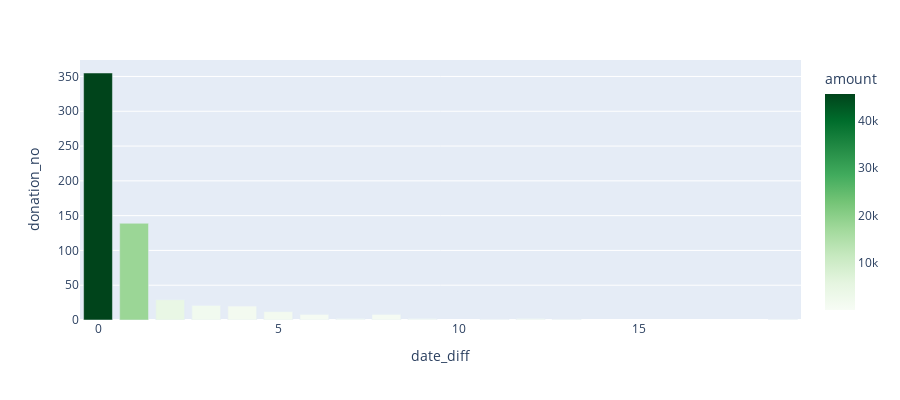

The notebook cell this image was saved under:
### Code cell
# chid 233 케이스 그래프 확인
fig = px.bar(df_0233, x='date_diff', y='donation_no', color='amount', color_continuous_scale='Greens', height=400)
fig.show()

### Figure 1 — Plotly figure (JSON) as saved in the notebook; plotly's stock layout.template omitted (floating-point values rounded to 4 significant figures)
{"data": [{"alignmentgroup": "True", "hovertemplate": "date_diff=%{x}<br>donation_no=%{y}<br>amount=%{marker.color}<extra></extra>", "legendgroup": "", "marker": {"color": [45571, 17830, 4450, 1809, 1390, 1395, 570, 55, 720, 100, 100, 200, 500, 100], "coloraxis": "coloraxis"}, "name": "", "offsetgroup": "", "orientation": "v", "showlegend": false, "textposition": "auto", "type": "bar", "x": [0, 1, 2, 3, 4, 5, 6, 7, 8, 9, 11, 12, 13, 19], "xaxis": "x", "y": [355, 139, 29, 21, 20, 12, 8, 2, 8, 2, 1, 2, 1, 1], "yaxis": "y"}], "layout": {"barmode": "relative", "coloraxis": {"colorbar": {"title": {"text": "amount"}}, "colorscale": [[0, "rgb(247,252,245)"], [0.125, "rgb(229,245,224)"], [0.25, "rgb(199,233,192)"], [0.375, "rgb(161,217,155)"], [0.5, "rgb(116,196,118)"], [0.625, "rgb(65,171,93)"], [0.75, "rgb(35,139,69)"], [0.875, "rgb(0,109,44)"], [1, "rgb(0,68,27)"]]}, "height": 400, "legend": {"tracegroupgap": 0}, "margin": {"t": 60}, "xaxis": {"anchor": "y", "domain": [0, 1], "title": {"text": "date_diff"}}, "yaxis": {"anchor": "x", "domain": [0, 1], "title": {"text": "donation_no"}}}}
